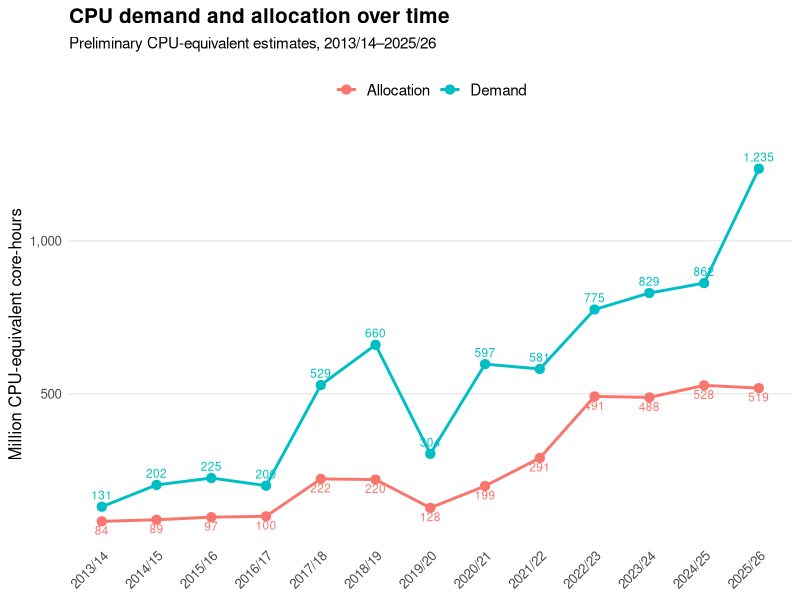
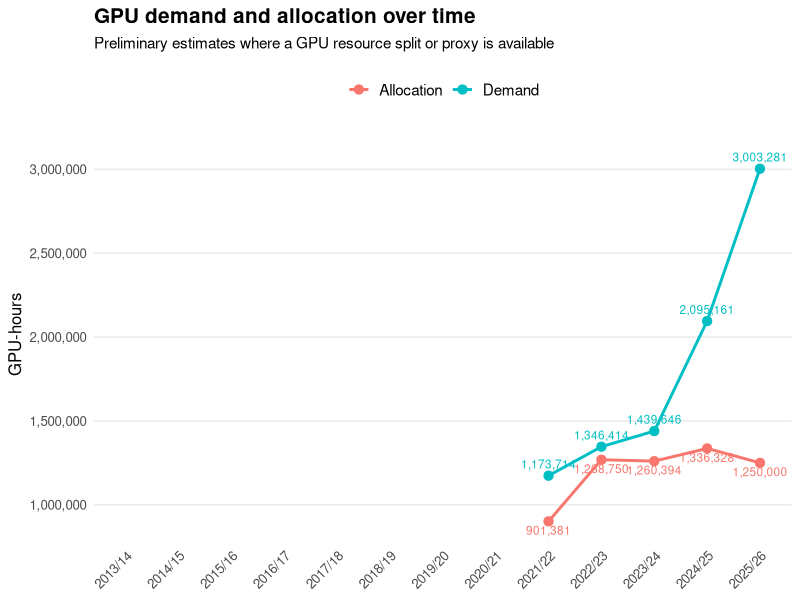
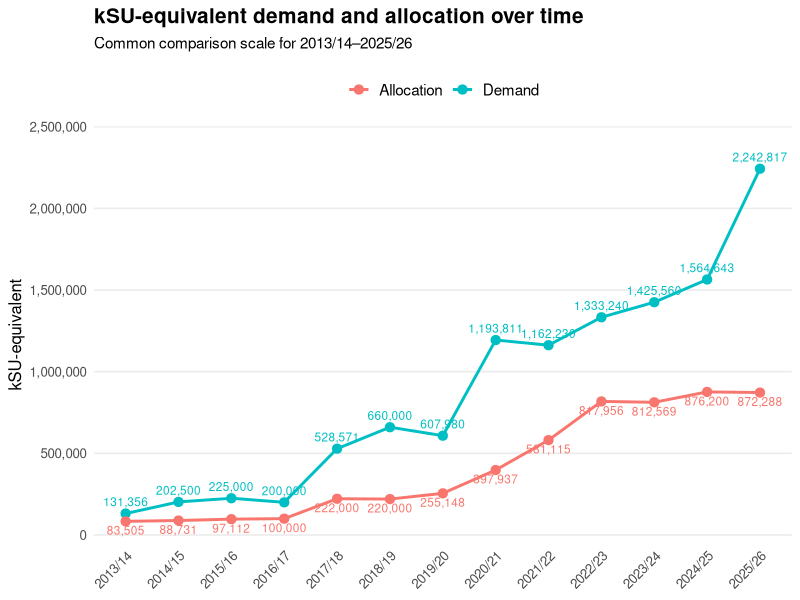
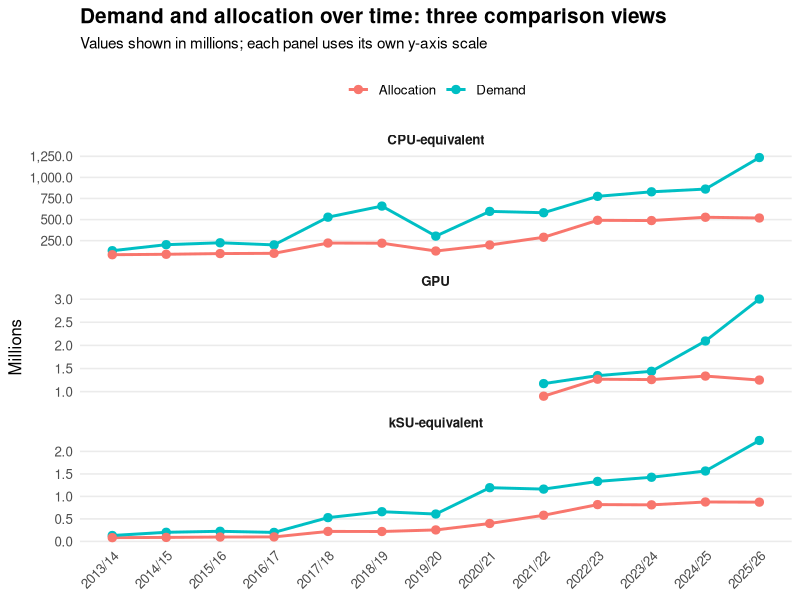

Recreate these plots in R, in order.
## ---- chunk 1
library(tidyverse)
library(readxl)
library(scales)
library(knitr)

# Main annual demand/allocation table
demand_raw <- read_excel(
  file.path(
    "assets",
    "data",
    "data clean",
    "demand_allocation_all_years_v2.xlsx"
  ),
  sheet = "demand_allocation"
)

# Conversion workbook used as the reference for current rules
conversion_rules_raw <- read_excel(
  file.path(
    "assets",
    "progress",
    "Yearly Conversion.xlsx"
  ),
  sheet = "Analysis 4"
)

# Analysis 4 uses blank cells for repeated years
conversion_rules <- conversion_rules_raw %>%
  fill(Year)

all_periods <- demand_raw$period
## ---- chunk 2
demand_raw %>%
  select(
    period,
    demand,
    demand_uom,
    allocation,
    allocation_uom,
    source_status,
    reason,
    source_link
  ) %>%
  kable()
## ---- chunk 3
conversion_rules %>%
  select(
    Year,
    Resource,
    `Original unit`,
    `Conversion formula`,
    `Converted unit`,
    Source
  ) %>%
  kable()
## ---- chunk 4
resource_detail <- tribble(
  ~period, ~measure, ~resource, ~ksu,

  # 2022/23: demand and allocation split available
  "2022/23", "Demand",     "Gadi CPU",       770866,
  "2022/23", "Demand",     "Setonix CPU",    390033,
  "2022/23", "Demand",     "Setonix GPU",    172341,
  "2022/23", "Allocation", "Gadi CPU",       328156,
  "2022/23", "Allocation", "Setonix CPU",    327400,
  "2022/23", "Allocation", "Setonix GPU",    162400,

  # 2024/25: allocation split available
  "2024/25", "Allocation", "Gadi CPU",       355200,
  "2024/25", "Allocation", "Setonix CPU",    349950,
  "2024/25", "Allocation", "Setonix GPU",    171050,

  # 2025/26: demand and allocation split available
  "2025/26", "Demand",     "Gadi CPU",      1246722,
  "2025/26", "Demand",     "Setonix CPU",    611675,
  "2025/26", "Demand",     "Setonix GPU",    384420,
  "2025/26", "Allocation", "Gadi CPU",       387288,
  "2025/26", "Allocation", "Setonix CPU",    325000,
  "2025/26", "Allocation", "Setonix GPU",    160000
)

resource_converted <- resource_detail %>%
  mutate(
    cpu_hours = case_when(
      resource == "Gadi CPU" ~ ksu * 1000 / 2,
      resource == "Setonix CPU" ~ ksu * 1000 / 1,
      TRUE ~ NA_real_
    ),
    gpu_hours = case_when(
      resource == "Setonix GPU" ~ ksu * 1000 / 128,
      TRUE ~ NA_real_
    )
  )

resource_summary <- resource_converted %>%
  group_by(period, measure) %>%
  summarise(
    cpu_hours = if (all(is.na(cpu_hours))) NA_real_ else sum(cpu_hours, na.rm = TRUE),
    gpu_hours = if (all(is.na(gpu_hours))) NA_real_ else sum(gpu_hours, na.rm = TRUE),
    .groups = "drop"
  )

resource_summary %>% kable()
## ---- chunk 5
known_total_ksu <- demand_raw %>%
  filter(period %in% c("2022/23", "2025/26")) %>%
  select(period, demand, allocation)

known_cpu <- resource_summary %>%
  filter(period %in% c("2022/23", "2025/26")) %>%
  select(period, measure, cpu_hours) %>%
  pivot_wider(
    names_from = measure,
    values_from = cpu_hours
  )

blended_factors <- known_total_ksu %>%
  left_join(known_cpu, by = "period") %>%
  transmute(
    period,
    demand_cpu_hours_per_ksu = Demand / demand,
    allocation_cpu_hours_per_ksu = Allocation / allocation
  )

blended_factors %>%
  mutate(
    demand_cpu_hours_per_ksu = round(demand_cpu_hours_per_ksu, 1),
    allocation_cpu_hours_per_ksu = round(allocation_cpu_hours_per_ksu, 1)
  ) %>%
  kable()
## ---- chunk 6
demand_factor_2022 <- blended_factors %>%
  filter(period == "2022/23") %>%
  pull(demand_cpu_hours_per_ksu)

allocation_factor_2022 <- blended_factors %>%
  filter(period == "2022/23") %>%
  pull(allocation_cpu_hours_per_ksu)

demand_factor_2025 <- blended_factors %>%
  filter(period == "2025/26") %>%
  pull(demand_cpu_hours_per_ksu)

allocation_factor_2025 <- blended_factors %>%
  filter(period == "2025/26") %>%
  pull(allocation_cpu_hours_per_ksu)
## ---- chunk 7
cpu_exact <- resource_summary %>%
  filter(!is.na(cpu_hours)) %>%
  select(period, measure, cpu_hours) %>%
  pivot_wider(
    names_from = measure,
    values_from = cpu_hours
  ) %>%
  rename(
    exact_demand_cpu_hours = Demand,
    exact_allocation_cpu_hours = Allocation
  )

cpu_equivalent <- demand_raw %>%
  left_join(cpu_exact, by = "period") %>%
  mutate(
    demand_cpu_equiv_hours = case_when(

      # Historical kSU - closest historical CPU rule
      period == "2013/14" ~ demand * 1000,

      # Demand already reported in million hours
      period %in% c("2014/15", "2015/16") ~ demand * 1e6,

      # Already reported in hours/core-hours
      period %in% c("2016/17", "2017/18", "2018/19") ~ demand * 1e6,

      # Transition / Gadi-dominant working assumption
      period %in% c("2019/20", "2020/21", "2021/22") ~ demand * 1000 / 2,

      # Exact resource-level conversion
      period == "2022/23" ~ exact_demand_cpu_hours,

      # Nearest known resource mix
      period == "2023/24" ~ demand * demand_factor_2022,

      # Nearest later known resource mix
      period == "2024/25" ~ demand * demand_factor_2025,

      # Exact resource-level conversion
      period == "2025/26" ~ exact_demand_cpu_hours,

      TRUE ~ NA_real_
    ),

    allocation_cpu_equiv_hours = case_when(

      # Historical kSU - closest historical CPU rule
      period %in% c("2013/14", "2014/15", "2015/16") ~ allocation * 1000,

      # Already reported in hours/core-hours
      period %in% c("2016/17", "2017/18", "2018/19") ~ allocation * 1e6,

      # Transition / Gadi-dominant working assumption
      period %in% c("2019/20", "2020/21", "2021/22") ~ allocation * 1000 / 2,

      # Exact resource-level conversion
      period == "2022/23" ~ exact_allocation_cpu_hours,

      # Nearest known resource mix
      period == "2023/24" ~ allocation * allocation_factor_2022,

      # Exact allocation split is available
      period == "2024/25" ~ exact_allocation_cpu_hours,

      # Exact resource-level conversion
      period == "2025/26" ~ exact_allocation_cpu_hours,

      TRUE ~ NA_real_
    ),

    assumption = case_when(
      period == "2013/14" ~
        "Historical CPU-equivalent assumption: aggregate kSU × 1,000",
      period %in% c("2014/15", "2015/16") ~
        "Demand reported in hours; allocation uses historical CPU kSU conversion",
      period %in% c("2016/17", "2017/18", "2018/19") ~
        "Reported directly in hours/core-hours",
      period %in% c("2019/20", "2020/21", "2021/22") ~
        "Aggregate kSU treated as Gadi-equivalent: kSU × 1,000 ÷ 2",
      period == "2022/23" ~
        "Exact conversion from known Gadi / Setonix resource split",
      period == "2023/24" ~
        "Approximation using observed 2022/23 blended CPU-equivalent ratio",
      period == "2024/25" ~
        "Demand uses 2025/26 blended ratio; allocation uses known resource split",
      period == "2025/26" ~
        "Exact conversion from known Gadi / Setonix resource split"
    ),

    confidence = case_when(
      period %in% c("2016/17", "2017/18", "2018/19", "2022/23", "2025/26") ~
        "Higher",
      period %in% c("2014/15", "2015/16", "2024/25") ~
        "Medium",
      TRUE ~
        "Lower"
    )
  )
## ---- chunk 8
cpu_equivalent %>%
  transmute(
    period,
    demand_million_cpu_equiv_hours = demand_cpu_equiv_hours / 1e6,
    allocation_million_cpu_equiv_hours = allocation_cpu_equiv_hours / 1e6,
    assumption,
    confidence
  ) %>%
  kable(digits = 1)
## ---- chunk 9
cpu_chart <- cpu_equivalent %>%
  select(
    period,
    demand_cpu_equiv_hours,
    allocation_cpu_equiv_hours
  ) %>%
  pivot_longer(
    cols = c(
      demand_cpu_equiv_hours,
      allocation_cpu_equiv_hours
    ),
    names_to = "measure",
    values_to = "cpu_equiv_hours"
  ) %>%
  mutate(
    measure = recode(
      measure,
      demand_cpu_equiv_hours = "Demand",
      allocation_cpu_equiv_hours = "Allocation"
    ),
    period = factor(
      period,
      levels = all_periods,
      ordered = TRUE
    ),
    million_cpu_hours = cpu_equiv_hours / 1e6,

    value_label = scales::number(
      million_cpu_hours,
      accuracy = 1,
      big.mark = ","
    ),

    label_vjust = if_else(
      measure == "Demand",
      -0.8,
      1.5
    )
  )


ggplot(
  cpu_chart,
  aes(
    x = period,
    y = million_cpu_hours,
    colour = measure,
    group = measure
  )
) +
  geom_line(
    linewidth = 1
  ) +
  geom_point(
    size = 2.8
  ) +
  geom_text(
    aes(
      label = value_label,
      vjust = label_vjust
    ),
    size = 3,
    show.legend = FALSE
  ) +
  scale_y_continuous(
    labels = label_number(
      big.mark = ",",
      accuracy = 1
    ),
    expand = expansion(
      mult = c(0.06, 0.12)
    )
  ) +
  scale_x_discrete(
    drop = FALSE
  ) +
  labs(
    title = "CPU demand and allocation over time",
    subtitle = "Preliminary CPU-equivalent estimates, 2013/14–2025/26",
    x = NULL,
    y = "Million CPU-equivalent core-hours",
    colour = NULL
  ) +
  theme_minimal(
    base_size = 12
  ) +
  theme(
    legend.position = "top",

    plot.title = element_text(
      face = "bold",
      size = 15
    ),

    plot.subtitle = element_text(
      size = 11,
      margin = margin(
        b = 12
      )
    ),

    axis.text.x = element_text(
      angle = 45,
      hjust = 1
    ),

    panel.grid.minor = element_blank(),

    panel.grid.major.x = element_blank(),

    legend.text = element_text(
      size = 11
    )
  )
## ---- chunk 10
cpu_gap <- cpu_equivalent %>%
  mutate(
    gap_cpu_equiv_hours =
      demand_cpu_equiv_hours - allocation_cpu_equiv_hours,

    fulfilment_rate =
      allocation_cpu_equiv_hours / demand_cpu_equiv_hours
  ) %>%
  transmute(
    period,
    demand_million = demand_cpu_equiv_hours / 1e6,
    allocation_million = allocation_cpu_equiv_hours / 1e6,
    gap_million = gap_cpu_equiv_hours / 1e6,
    fulfilment_rate = percent(fulfilment_rate, accuracy = 0.1),
    confidence
  )

cpu_gap %>% kable(digits = 1)
## ---- chunk 11
# Observed GPU shares from years with known resource splits
gpu_share_2022_demand <- 172341 / 1333240
gpu_share_2022_allocation <- 162400 / 817956

gpu_share_2025_demand <- 384420 / 2242817
gpu_share_2025_allocation <- 160000 / 872288

gpu_equivalent <- demand_raw %>%
  mutate(
    demand_gpu_ksu = case_when(
      period == "2021/22" ~ demand * gpu_share_2022_demand,
      period == "2022/23" ~ 172341,
      period == "2023/24" ~ demand * gpu_share_2022_demand,
      period == "2024/25" ~ demand * gpu_share_2025_demand,
      period == "2025/26" ~ 384420,
      TRUE ~ NA_real_
    ),

    allocation_gpu_ksu = case_when(
      period == "2021/22" ~ allocation * gpu_share_2022_allocation,
      period == "2022/23" ~ 162400,
      period == "2023/24" ~ allocation * gpu_share_2022_allocation,
      period == "2024/25" ~ 171050,
      period == "2025/26" ~ 160000,
      TRUE ~ NA_real_
    ),

    # Setonix GPU accounting rule
    demand_gpu_hours = demand_gpu_ksu * 1000 / 128,
    allocation_gpu_hours = allocation_gpu_ksu * 1000 / 128,

    gpu_assumption = case_when(
      period %in% c("2022/23", "2025/26") ~
        "Exact resource split",
      period == "2024/25" ~
        "Allocation exact; demand uses 2025/26 GPU share",
      period %in% c("2021/22", "2023/24") ~
        "Uses 2022/23 GPU share as proxy",
      TRUE ~
        "No defensible GPU estimate from current data"
    )
  )
## ---- chunk 12
gpu_chart <- gpu_equivalent %>%
  select(
    period,
    demand_gpu_hours,
    allocation_gpu_hours
  ) %>%
  pivot_longer(
    cols = c(
      demand_gpu_hours,
      allocation_gpu_hours
    ),
    names_to = "measure",
    values_to = "gpu_hours"
  ) %>%
  mutate(
    measure = recode(
      measure,
      demand_gpu_hours = "Demand",
      allocation_gpu_hours = "Allocation"
    ),
    period = factor(
      period,
      levels = all_periods,
      ordered = TRUE
    ),

    # Labels only for years with GPU values
    value_label = if_else(
      !is.na(gpu_hours),
      scales::number(
        gpu_hours,
        accuracy = 1,
        big.mark = ","
      ),
      NA_character_
    ),

    # Demand labels above, allocation labels below
    label_vjust = if_else(
      measure == "Demand",
      -0.8,
      1.5
    )
  )


ggplot(
  gpu_chart,
  aes(
    x = period,
    y = gpu_hours,
    colour = measure,
    group = measure
  )
) +
  geom_line(
    linewidth = 1,
    na.rm = TRUE
  ) +
  geom_point(
    size = 2.8,
    na.rm = TRUE
  ) +
  geom_text(
    data = gpu_chart %>%
      filter(!is.na(gpu_hours)),
    aes(
      label = value_label,
      vjust = label_vjust
    ),
    size = 3,
    show.legend = FALSE
  ) +
  scale_x_discrete(
    drop = FALSE
  ) +
  scale_y_continuous(
    labels = label_number(
      big.mark = ",",
      accuracy = 1
    ),
    expand = expansion(
      mult = c(0.06, 0.12)
    )
  ) +
  labs(
    title = "GPU demand and allocation over time",
    subtitle = "Preliminary estimates where a GPU resource split or proxy is available",
    x = NULL,
    y = "GPU-hours",
    colour = NULL
  ) +
  theme_minimal(
    base_size = 12
  ) +
  theme(
    legend.position = "top",

    plot.title = element_text(
      face = "bold",
      size = 15
    ),

    plot.subtitle = element_text(
      size = 11,
      margin = margin(
        b = 12
      )
    ),

    axis.text.x = element_text(
      angle = 45,
      hjust = 1
    ),

    panel.grid.minor = element_blank(),

    panel.grid.major.x = element_blank(),

    legend.text = element_text(
      size = 11
    )
  )
## ---- chunk 13
ksu_equivalent <- demand_raw %>%
  mutate(
    demand_ksu_equiv = case_when(
      demand_uom == "kSU" ~ demand,

      demand_uom %in% c(
        "million hours",
        "million core-hours",
        "million CPU-hours"
      ) ~ demand * 1e6 / 1000,

      TRUE ~ NA_real_
    ),

    allocation_ksu_equiv = case_when(
      allocation_uom == "kSU" ~ allocation,

      allocation_uom %in% c(
        "million hours",
        "million core-hours",
        "million CPU-hours"
      ) ~ allocation * 1e6 / 1000,

      TRUE ~ NA_real_
    ),

    ksu_basis = case_when(
      demand_uom == "kSU" & allocation_uom == "kSU" ~
        "Original values already in kSU",

      TRUE ~
        "Hours reverse-converted to kSU-equivalent using 1 kSU = 1,000 CPU-equivalent hours"
    )
  )
## ---- chunk 14
ksu_chart <- ksu_equivalent %>%
  select(
    period,
    demand_ksu_equiv,
    allocation_ksu_equiv
  ) %>%
  pivot_longer(
    cols = c(
      demand_ksu_equiv,
      allocation_ksu_equiv
    ),
    names_to = "measure",
    values_to = "ksu_equiv"
  ) %>%
  mutate(
    measure = recode(
      measure,
      demand_ksu_equiv = "Demand",
      allocation_ksu_equiv = "Allocation"
    ),
    period = factor(
      period,
      levels = all_periods,
      ordered = TRUE
    ),

    value_label = scales::number(
      ksu_equiv,
      accuracy = 1,
      big.mark = ","
    ),

    label_vjust = if_else(
      measure == "Demand",
      -0.8,
      1.5
    )
  )


ggplot(
  ksu_chart,
  aes(
    x = period,
    y = ksu_equiv,
    colour = measure,
    group = measure
  )
) +
  geom_line(
    linewidth = 1
  ) +
  geom_point(
    size = 2.8
  ) +
  geom_text(
    aes(
      label = value_label,
      vjust = label_vjust
    ),
    size = 3,
    show.legend = FALSE
  ) +
  scale_x_discrete(
    drop = FALSE
  ) +
  scale_y_continuous(
    labels = label_number(
      big.mark = ",",
      accuracy = 1
    ),
    expand = expansion(
      mult = c(0.06, 0.12)
    )
  ) +
  labs(
    title = "kSU-equivalent demand and allocation over time",
    subtitle = "Common comparison scale for 2013/14–2025/26",
    x = NULL,
    y = "kSU-equivalent",
    colour = NULL
  ) +
  theme_minimal(
    base_size = 12
  ) +
  theme(
    legend.position = "top",

    plot.title = element_text(
      face = "bold",
      size = 15
    ),

    plot.subtitle = element_text(
      size = 11,
      margin = margin(
        b = 12
      )
    ),

    axis.text.x = element_text(
      angle = 45,
      hjust = 1
    ),

    panel.grid.minor = element_blank(),

    panel.grid.major.x = element_blank(),

    legend.text = element_text(
      size = 11
    )
  )
## ---- chunk 15
cpu_equivalent %>%
  select(
    period,
    assumption,
    confidence,
    reason
  ) %>%
  kable()
## ---- chunk 16
cpu_facet <- cpu_equivalent %>%
  transmute(
    period,
    chart = "CPU-equivalent",
    Demand = demand_cpu_equiv_hours / 1e6,
    Allocation = allocation_cpu_equiv_hours / 1e6
  )

gpu_facet <- gpu_equivalent %>%
  transmute(
    period,
    chart = "GPU",
    Demand = demand_gpu_hours / 1e6,
    Allocation = allocation_gpu_hours / 1e6
  )

ksu_facet <- ksu_equivalent %>%
  transmute(
    period,
    chart = "kSU-equivalent",
    Demand = demand_ksu_equiv / 1e6,
    Allocation = allocation_ksu_equiv / 1e6
  )
## ---- chunk 17
facet_chart <- bind_rows(
  cpu_facet,
  gpu_facet,
  ksu_facet
) %>%
  pivot_longer(
    cols = c(Demand, Allocation),
    names_to = "measure",
    values_to = "value"
  ) %>%
  mutate(
    period = factor(
      period,
      levels = all_periods,
      ordered = TRUE
    )
  )
## ---- chunk 18
ggplot(
  facet_chart,
  aes(
    x = period,
    y = value,
    colour = measure,
    group = measure
  )
) +
  geom_line(linewidth = 1, na.rm = TRUE) +
  geom_point(size = 2.5, na.rm = TRUE) +
  facet_wrap(
    ~ chart,
    scales = "free_y",
    ncol = 1
  ) +
  scale_x_discrete(drop = FALSE) +
  scale_y_continuous(
    labels = scales::label_number(
      big.mark = ",",
      accuracy = 0.1
    )
  ) +
  labs(
    title = "Demand and allocation over time: three comparison views",
    subtitle = "Values shown in millions; each panel uses its own y-axis scale",
    x = NULL,
    y = "Millions",
    colour = NULL
  ) +
  theme_minimal(base_size = 12) +
  theme(
    legend.position = "top",
    plot.title = element_text(face = "bold", size = 15),
    plot.subtitle = element_text(size = 11, margin = margin(b = 12)),
    axis.text.x = element_text(angle = 45, hjust = 1),
    panel.grid.minor = element_blank(),
    panel.grid.major.x = element_blank(),
    strip.text = element_text(face = "bold")
  )
